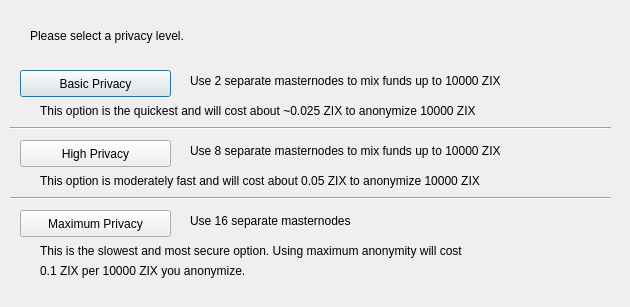
<?xml version="1.0" encoding="UTF-8"?>
<ui version="4.0">
 <class>DarksendConfig</class>
 <widget class="QDialog" name="DarksendConfig">
  <property name="geometry">
   <rect>
    <x>0</x>
    <y>0</y>
    <width>630</width>
    <height>307</height>
   </rect>
  </property>
  <property name="windowTitle">
   <string>Configure Darksend</string>
  </property>
  <widget class="QPushButton" name="buttonBasic">
   <property name="geometry">
    <rect>
     <x>20</x>
     <y>70</y>
     <width>151</width>
     <height>27</height>
    </rect>
   </property>
   <property name="text">
    <string>Basic Privacy</string>
   </property>
  </widget>
  <widget class="QPushButton" name="buttonHigh">
   <property name="geometry">
    <rect>
     <x>20</x>
     <y>140</y>
     <width>151</width>
     <height>27</height>
    </rect>
   </property>
   <property name="text">
    <string>High Privacy</string>
   </property>
  </widget>
  <widget class="QPushButton" name="buttonMax">
   <property name="geometry">
    <rect>
     <x>20</x>
     <y>210</y>
     <width>151</width>
     <height>27</height>
    </rect>
   </property>
   <property name="text">
    <string>Maximum Privacy</string>
   </property>
  </widget>
  <widget class="QLabel" name="label">
   <property name="geometry">
    <rect>
     <x>30</x>
     <y>20</y>
     <width>571</width>
     <height>31</height>
    </rect>
   </property>
   <property name="text">
    <string>Please select a privacy level.</string>
   </property>
  </widget>
  <widget class="QLabel" name="label_2">
   <property name="geometry">
    <rect>
     <x>190</x>
     <y>70</y>
     <width>421</width>
     <height>21</height>
    </rect>
   </property>
   <property name="text">
    <string>Use 2 separate masternodes to mix funds up to 10000 ZIX</string>
   </property>
  </widget>
  <widget class="QLabel" name="label_3">
   <property name="geometry">
    <rect>
     <x>190</x>
     <y>140</y>
     <width>411</width>
     <height>21</height>
    </rect>
   </property>
   <property name="text">
    <string>Use 8 separate masternodes to mix funds up to 10000 ZIX</string>
   </property>
  </widget>
  <widget class="QLabel" name="label_4">
   <property name="geometry">
    <rect>
     <x>190</x>
     <y>210</y>
     <width>421</width>
     <height>21</height>
    </rect>
   </property>
   <property name="text">
    <string>Use 16 separate masternodes</string>
   </property>
  </widget>
  <widget class="QLabel" name="label_6">
   <property name="geometry">
    <rect>
     <x>40</x>
     <y>100</y>
     <width>561</width>
     <height>21</height>
    </rect>
   </property>
   <property name="text">
    <string>This option is the quickest and will cost about ~0.025 ZIX to anonymize 10000 ZIX</string>
   </property>
  </widget>
  <widget class="QLabel" name="label_7">
   <property name="geometry">
    <rect>
     <x>40</x>
     <y>170</y>
     <width>561</width>
     <height>21</height>
    </rect>
   </property>
   <property name="text">
    <string>This option is moderately fast and will cost about 0.05 ZIX to anonymize 10000 ZIX</string>
   </property>
  </widget>
  <widget class="QLabel" name="label_8">
   <property name="geometry">
    <rect>
     <x>40</x>
     <y>240</y>
     <width>561</width>
     <height>21</height>
    </rect>
   </property>
   <property name="text">
    <string>This is the slowest and most secure option. Using maximum anonymity will cost</string>
   </property>
  </widget>
  <widget class="QLabel" name="label_9">
   <property name="geometry">
    <rect>
     <x>40</x>
     <y>260</y>
     <width>561</width>
     <height>21</height>
    </rect>
   </property>
   <property name="text">
    <string>0.1 ZIX per 10000 ZIX you anonymize.</string>
   </property>
  </widget>
  <widget class="Line" name="line">
   <property name="geometry">
    <rect>
     <x>10</x>
     <y>120</y>
     <width>601</width>
     <height>16</height>
    </rect>
   </property>
   <property name="orientation">
    <enum>Qt::Horizontal</enum>
   </property>
  </widget>
  <widget class="Line" name="line_2">
   <property name="geometry">
    <rect>
     <x>10</x>
     <y>190</y>
     <width>601</width>
     <height>16</height>
    </rect>
   </property>
   <property name="orientation">
    <enum>Qt::Horizontal</enum>
   </property>
  </widget>
 </widget>
 <resources/>
 <connections/>
</ui>
